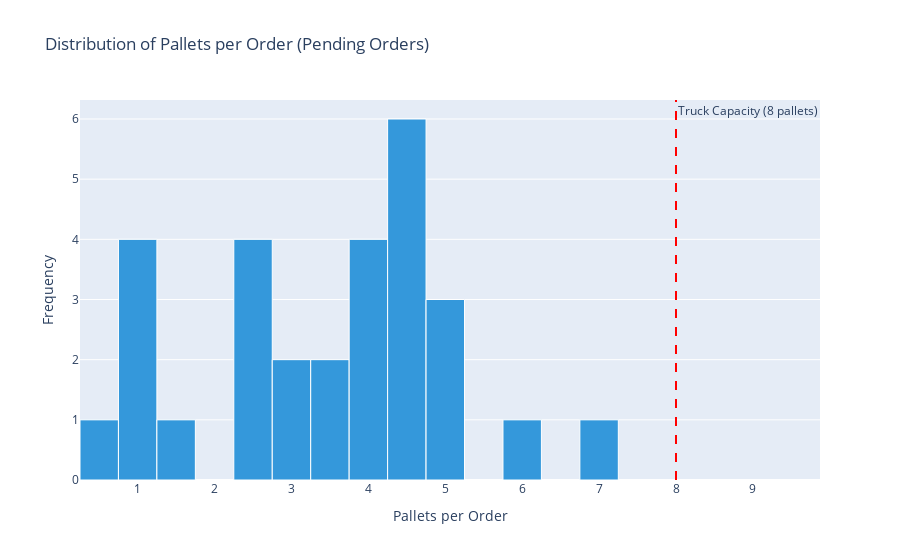

This figure's notebook cell:
### Code cell
# Chart 4: Pallets per Order Distribution
fig = px.histogram(
    pending_orders,
    x="total_pallets",
    nbins=20,
    title="Distribution of Pallets per Order (Pending Orders)",
    labels={"total_pallets": "Pallets per Order", "count": "Frequency"},
    color_discrete_sequence=["#3498db"]
)
fig.update_traces(
    marker_line_color="white",
    marker_line_width=1
)
fig.add_vline(x=8, line_dash="dash", line_color="red", annotation_text="Truck Capacity (8 pallets)")
fig.update_layout(xaxis_title="Pallets per Order", yaxis_title="Frequency")
fig.show()

### Figure 1 — Plotly figure (JSON) as saved in the notebook; plotly's stock layout.template omitted (floating-point values rounded to 4 significant figures)
{"data": [{"bingroup": "x", "hovertemplate": "Pallets per Order=%{x}<br>count=%{y}<extra></extra>", "legendgroup": "", "marker": {"color": "#3498db", "line": {"color": "white", "width": 1}, "pattern": {"shape": ""}}, "name": "", "nbinsx": 20, "orientation": "v", "showlegend": false, "type": "histogram", "x": [3.77, 4.34, 3.45, 1.55, 3.68, 1.03, 6.95, 2.49, 2.83, 2.47, 1.06, 2.69, 1.0, 1.08, 4.17, 2.33, 5.1, 4.81, 0.5, 6.08, 3.75, 2.84, 4.66, 4.24, 4.38, 4.71, 4.84, 4.39, 4.65], "xaxis": "x", "yaxis": "y"}], "layout": {"annotations": [{"showarrow": false, "text": "Truck Capacity (8 pallets)", "x": 8, "xanchor": "left", "xref": "x", "y": 1, "yanchor": "top", "yref": "y domain"}], "barmode": "relative", "legend": {"tracegroupgap": 0}, "shapes": [{"line": {"color": "red", "dash": "dash"}, "type": "line", "x0": 8, "x1": 8, "xref": "x", "y0": 0, "y1": 1, "yref": "y domain"}], "title": {"text": "Distribution of Pallets per Order (Pending Orders)"}, "xaxis": {"anchor": "y", "domain": [0, 1], "title": {"text": "Pallets per Order"}}, "yaxis": {"anchor": "x", "domain": [0, 1], "title": {"text": "Frequency"}}}}
